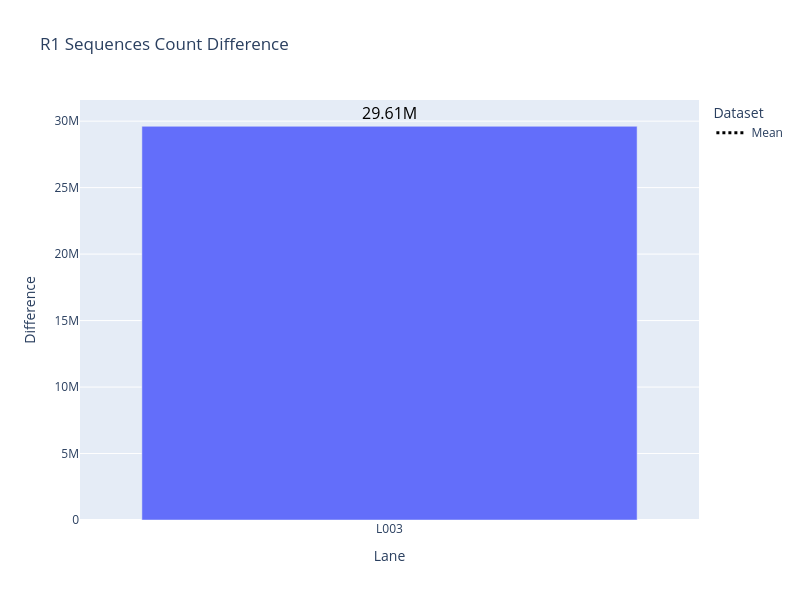

Notebook cell for this chart:
### Code cell
difference = group_reset_ns6['fastqc_raw__Total Sequences'] - group_reset_nsX['fastqc_raw__Total Sequences'].iloc[0]
group_reset_ns6['abs_difference'] = difference

# Create a single plot
fig = go.Figure()


# Add NS6 data
fig.add_trace(
    go.Bar(
        x=group_reset_ns6["Lane"],
        y=group_reset_ns6["abs_difference"],
        name="",
        hovertemplate=hover_template,
        showlegend=False  # Ensure mean appears in the legend
    )
)

mean_difference = group_reset_ns6['abs_difference'].mean()


# Overlay mean value as a dashed line
fig.add_trace(
    go.Scatter(
        x=group_reset_ns6["Lane"],
        y=[mean_difference] * len(group_reset_ns6),  # Mean line
        mode="lines",  # Add markers to the line
        name="Mean",
        line=dict(
            color="black",  # Set the color to re
            dash="dot",
            width=3       # Set line thickness
        ),
        showlegend=True  # Ensure mean appears in the legend
    )
)

# Add an annotation for the mean
fig.add_annotation(
    x=0.5,  # Adjust to position annotation centrally
    y=mean_difference + 1000000,
    xref="paper",
    yref="y",
    text=f"{mean_difference / 1_000_000:.2f}M",
    showarrow=False,
    font=dict(color="black", size=16)
)

# Update layout
fig.update_layout(
    height=600, width=800,
    yaxis_title="Difference",
    # yaxis_range=[0, 3e10],
    barmode="group",  # Use grouped bars
    title="R1 Sequences Count Difference",
    xaxis_title="Lane",
    legend_title="Dataset"
)

# Show the figure
fig.show()

### Figure 1 — Plotly figure (JSON) as saved in the notebook; plotly's stock layout.template omitted (floating-point values rounded to 4 significant figures)
{"data": [{"hovertemplate": "%{y}<extra></extra>", "name": "", "showlegend": false, "type": "bar", "x": ["L003"], "y": [29612693]}, {"line": {"color": "black", "dash": "dot", "width": 3}, "mode": "lines", "name": "Mean", "showlegend": true, "type": "scatter", "x": ["L003"], "y": [29612693]}], "layout": {"annotations": [{"font": {"color": "black", "size": 16}, "showarrow": false, "text": "29.61M", "x": 0.5, "xref": "paper", "y": 30612693, "yref": "y"}], "barmode": "group", "height": 600, "legend": {"title": {"text": "Dataset"}}, "title": {"text": "R1 Sequences Count Difference"}, "width": 800, "xaxis": {"title": {"text": "Lane"}}, "yaxis": {"title": {"text": "Difference"}}}}
